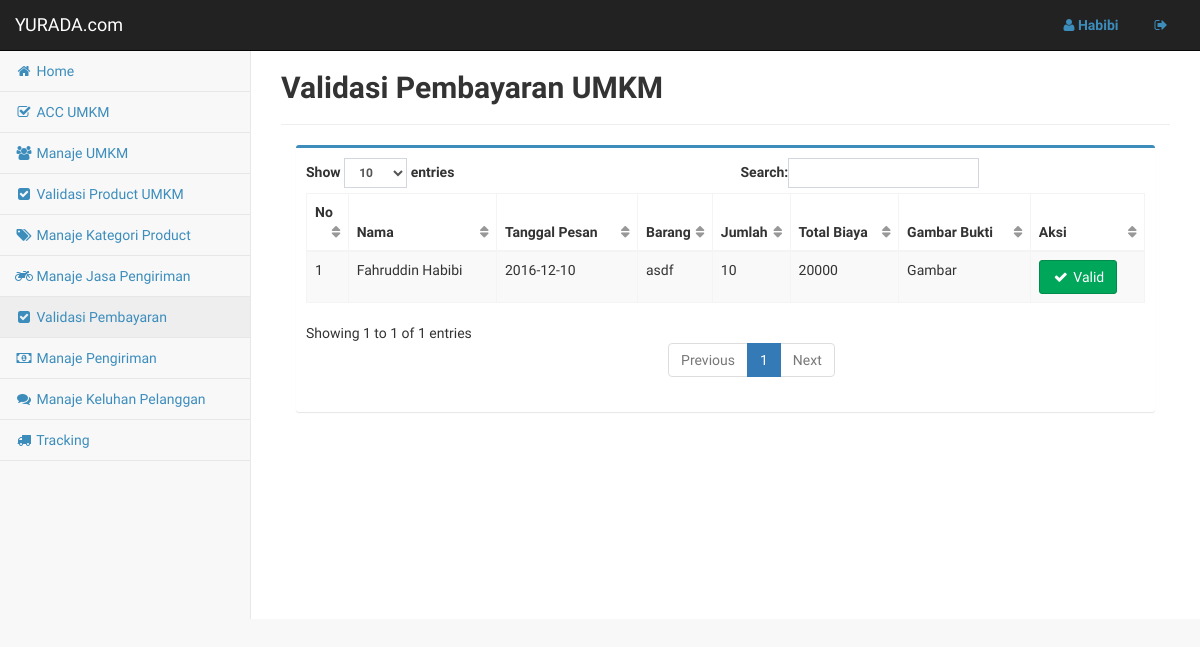
The page /admin/index.php?halaman=validasi_bayar (signed in) on the database its author committed.
### tables this page shows
CREATE TABLE `tb_pelanggan` (
  `id_pelanggan` varchar(10) NOT NULL,
  `nama_pelanggan` varchar(50) NOT NULL,
  `alamat_pelanggan` text NOT NULL,
  `id_kota` varchar(5) NOT NULL,
  `id_provinsi` varchar(5) NOT NULL,
  `no_telfon` varchar(12) NOT NULL,
  `email` varchar(50) NOT NULL,
  `kata_sandi` varchar(50) NOT NULL
);

CREATE TABLE `tb_pesan` (
  `id_pesan` varchar(10) NOT NULL,
  `id_pelanggan` varchar(10) NOT NULL,
  `tanggal_pesan` date NOT NULL,
  `total_biaya` double NOT NULL,
  `alamat` text NOT NULL,
  `id_kota` varchar(5) NOT NULL,
  `id_provinsi` varchar(5) NOT NULL,
  `catatan` text NOT NULL
);

CREATE TABLE `tb_barang` (
  `id_barang` varchar(10) NOT NULL,
  `id_umkm` varchar(15) NOT NULL,
  `nama_barang` varchar(50) NOT NULL,
  `id_kategori` varchar(5) NOT NULL,
  `harga_barang` double NOT NULL,
  `jumlah_stok` int(11) NOT NULL,
  `gambar_barang` varchar(200) NOT NULL,
  `spesifikasi_barang` text NOT NULL
);

CREATE TABLE `tb_detail_pesan` (
  `id_pesan` varchar(10) NOT NULL,
  `id_barang` varchar(10) NOT NULL,
  `jumlah_pesan` int(11) NOT NULL,
  `sub_total` double NOT NULL
);

### admin/validasi_bayar.php (the view, shortened to what this page needs)
<div class="row">
    <div class="col-lg-12">
    <h2><b> Validasi Pembayaran UMKM </b></h2>
    <hr>
    <div class="container-fluid">
        <div class="row">
        <div class="col-lg-12">
        <div class="box box-primary">
        <div class="box-body table-responsive">
        <form action="validasi_bayar_proses.php" method="GET">
        <table id="tabel-data" class="table table-striped table-bordered" width="100%" cellspacing="0">
                <thead>
                    <tr>
                        <th>No</th>
                        <th>Nama</th>
                        <th>Tanggal Pesan</th>
                        <th>Barang</th>
                        <th>Jumlah</th>
                        <th>Total Biaya</th>
                        <th>Gambar Bukti</th>
                        <th>Aksi</th>
                    </tr>
                </thead>
                <tbody>
            <?php
            include '../config/koneksi.php';
            $no = 1;
            $sql = "SELECT  tb_pelanggan.id_pelanggan,
                            tb_pelanggan.nama_pelanggan,
                            tb_pesan.id_pesan,
                            tb_pesan.tanggal_pesan,
                            tb_barang.id_barang,
                            tb_barang.nama_barang,
                            tb_barang.harga_barang,
                            tb_detail_pesan.jumlah_pesan,
                            tb_pesan.total_biaya,
                            tb_pembayaran.id_pembayaran,
                            tb_pembayaran.bukti_pembayaran,
                            tb_pembayaran.status
                    FROM tb_pelanggan, tb_pesan, tb_barang, tb_detail_pesan, tb_pembayaran
                    WHERE tb_pelanggan.id_pelanggan = tb_pesan.id_pelanggan
                    AND tb_pesan.id_pesan = tb_detail_pesan.id_pesan
                    AND tb_pesan.id_pesan = tb_pembayaran.id_pesan
                    AND tb_barang.id_barang = tb_detail_pesan.id_barang
                    AND tb_pembayaran.status ='0'";
            $result = $koneksi->query($sql);
            ?>
                <?php while ($row= $result->fetch_array()) {  ?>
                <tr>
                    <td><?php echo $no ?></td>
                    <td><?php echo $row['nama_pelanggan']; ?></td>
                    <td><?php echo $row['tanggal_pesan']; ?></td>
                    <td><?php echo $row['nama_barang']; ?></td>
                    <td><?php echo $row['jumlah_pesan']; ?></td>
                    <td><?php echo $row['total_biaya']; ?></td>
                    <td>Gambar</td>
                    <td>
                        <button type="submit" name="submit" class="btn btn-success" value="<?php echo $row['id_pembayaran']; ?>">
                            <i class="fa fa-check fa-fw"></i> Valid
                        </button>
                    </td>
                </tr>
                <?php $no++;} ?>
                </tbody>
            </table>
            </form>
        </div>
        </div>
      </div>
     </div>
    </div>
</div>
</div>

### admin/index.php (shortened to what this page needs)
<?php
$id_admin = $_SESSION['id_admin'];
include '../config/koneksi.php';
$sql = "SELECT * FROM tb_admin WHERE id_admin='$id_admin'";
$result = $koneksi->query($sql);
$row = $result->fetch_array();
$nama_admin = $row['nama_admin'];
 ?>
<!DOCTYPE html>
<html lang="en">
<head>
    <link href="../assets/bootstrap/css/bootstrap.min.css" rel="stylesheet">
    <link href="../assets/metisMenu/metisMenu.min.css" rel="stylesheet">
    <link href="../assets/dist/css/sb-admin-2.css" rel="stylesheet">
    <link href="../assets/helper/AdminLTE.min.css" rel="stylesheet">
    <link href="../assets/font-awesome/css/font-awesome.min.css" rel="stylesheet" type="text/css">
</head>
<body>
    <div id="wrapper">
        <nav class="navbar navbar-inverse navbar-static-top" role="navigation" style="margin-bottom: 0">
            <div class="navbar-header">
                <a class="navbar-brand" href="index.php">YURADA.com</a>
            </div>
            <ul class="nav navbar-top-links navbar-right">
                <li class="dropdown">
                    <a class="dropdown-toggle" href="index.php?halaman=profil">
                        <i class="fa fa-user fa-fw" ></i><b><?php echo $nama_admin; ?></b></i>
                    </a>
                </li>
                <li class="dropdown">
                    <a class="dropdown-toggle"  href="../logout.php">
                        <i class="fa fa-sign-out fa-fw"></i>
                    </a>
                </li>
            </ul>
            <div class="navbar-default sidebar" role="navigation">
                <div class="sidebar-nav navbar-collapse">
                    <ul class="nav" id="side-menu">
                        <li>
                            <a href="index.php"><i class="fa fa-home fa-fw"></i> Home </a>
                        </li>
                        <li>
                            <a href="index.php?halaman=acc_umkm"><i class="fa fa-check-square-o fa-fw"></i> ACC UMKM </a>
                        </li>
                        <li>
                            <a href="index.php?halaman=manaje_umkm"><i class="fa fa-group fa-fw"></i> Manaje UMKM </a>
                        </li>
                        <li>
                            <a href="index.php?halaman=validasi_barang"><i class="fa fa-check-square fa-fw"></i> Validasi Product UMKM </a>
                        </li>
                        <li>
                            <a href="index.php?halaman=manaje_kategori"><i class="fa fa-tags fa-fw"></i> Manaje Kategori Product </a>
                        </li>
                        <li>
                            <a href="index.php?halaman=jasa_kirim"><i class="fa fa-motorcycle fa-fw"></i> Manaje Jasa Pengiriman</a>
                        </li>
                        <li>
                            <a href="index.php?halaman=validasi_bayar"><i class="fa fa-check-square fa-fw"></i> Validasi Pembayaran </a>
                        </li>
                        <li>
                            <a href="index.php?halaman=manaje_bayar"><i class="fa fa-money fa-fw"></i> Manaje Pengiriman</a>
                        </li>
                        <li>
                            <a href="index.php?halaman=manaje_keluhan"><i class="fa fa-comments fa-fw"></i> Manaje Keluhan Pelanggan </a>
                        </li>
                        <li>
                            <a href="index.php?halaman=tracking"><i class="fa fa-truck fa-fw"></i> Tracking </a>
                        </li>
                    </ul>
                </div>
            </div>
        </nav>
         <div id="page-wrapper">
            <?php
            if ($_GET['halaman']=="profil") {
                include 'profil.php';
            }else if($_GET['halaman']=="about"){
                include 'about.php';
            }else if($_GET['halaman']=="acc_umkm"){
                include 'acc_umkm.php';
            }else if($_GET['halaman']=="manaje_umkm"){
                include 'manaje_umkm.php';
            }else if($_GET['halaman']=="validasi_barang_detail"){
                include 'validasi_barang_detail.php';
            }else if($_GET['halaman']=="validasi_barang"){
                include 'validasi_barang.php';
            }else if($_GET['halaman']=="manaje_keluhan"){
                include 'manaje_keluhan.php';
            }else if($_GET['halaman']=="manaje_kategori"){
                include 'kategori.php';
            }else if($_GET['halaman']=="tambah_kategori"){
                include 'kategori_form_tambah.php';
            }else if($_GET['halaman']=="ubah_kategori"){
                include 'kategori_form_ubah.php';
            }else if($_GET['halaman']=="validasi_bayar"){
                include 'validasi_bayar.php';
            }else if($_GET['halaman']=="manaje_bayar"){
                include 'manaje_bayar.php';
            }else if($_GET['halaman']=="jasa_kirim"){
                include 'jasa_kirim.php';
            }else if($_GET['halaman']=="tambah_jasa_kirim"){
                include 'jasa_kirim_form_tambah.php';
            }else if($_GET['halaman']=="ubah_jasa_kirim"){
                include 'jasa_kirim_form_ubah.php';
            }else if($_GET['halaman']=="tracking"){
                include '../pelanggan/tracking.php';
            }else{
                include 'home.php';
            }
             ?>
        </div>
    </div>
</body>
</html>

### rows shown on the page
tb_pelanggan: nama_pelanggan "Fahruddin Habibi", tb_pesan.tanggal_pesan "2016-12-10", tb_barang.nama_barang "asdf", tb_detail_pesan.jumlah_pesan "10", tb_pesan.total_biaya "20000"

### other values the page prints
$nama_admin "Habibi"
